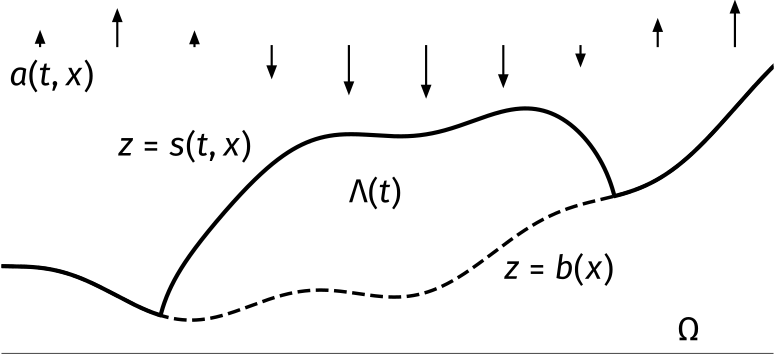

Generate this figure with Python:
#!/usr/bin/env python3

# generates stokesdomain.pdf:  Stokes domain Lambda(t) inside Omega, with
# surface z=s(t,x), bed z=b(x), and climate a(t,x)
# labels are typeset by lualatex in Fira Sans/Fira Math to match the slides
# adapted from glacier-fe-estimate/talk/UW26/figs/stokesdomainusual.py

import numpy as np
import matplotlib
matplotlib.use("pgf")
import matplotlib.pyplot as plt

plt.rcParams.update({
    "pgf.texsystem": "lualatex",
    "pgf.rcfonts": False,
    "font.family": "sans-serif",
    "pgf.preamble": "\n".join([
        r"\usepackage{unicode-math}",
        r"\setsansfont{Fira Sans Book}",
        r"\setmainfont{Fira Sans Book}",
        r"\setmathfont{Fira Math}",
    ]),
})

bigfsize = 24.0

def genbasicfig(xshift=0.0, icefrees=True):
    x = np.linspace(0.0,10.0,1001)
    # bed elevation
    b = 0.07*(x-3.0)**2 + 0.2*np.sin(2.0*x) - 0.1
    plt.plot(x + xshift, b, 'k--', lw=2.5)
    # current thickness
    h0 = 3.0
    L = 3.0
    firstshape = h0*(-0.2 + np.sqrt(np.maximum(0.0,1.0 - (x-5)**2/L**2)))
    thk = np.maximum(0.0, firstshape)
    # surface
    xx = x + xshift
    s = b + thk
    offset = 0.0  # ice-free surface lies exactly on the bed
    if icefrees:
        plt.plot(xx, s + offset, 'k', lw=3.0)
    else:
        plt.plot(xx[thk > 0], s[thk > 0] + 0.1 * offset, 'k', lw=3.0)
    return xx, s, b

def drawclimate(x,s):
    plt.text(x[10], s[10]+2.7, r'$a(t,x)$', fontsize=bigfsize, color='k')
    for j in range(10):
        xarr = x[50+100*j]
        if j>0:
            magarr = 0.6*np.sin(np.pi/2 + 0.6*xarr)
        else:
            magarr = 0.05
        plt.arrow(xarr, s.max()+0.3, 0.0, magarr,
                  lw=1.5, head_width=0.1, color='k')

plt.figure(figsize=(10,4.6))
x, s, b = genbasicfig()
plt.text(x[550] - 1.0, b[600] + 0.4 * s[600], r'$\Lambda(t)$',
         fontsize=bigfsize, color='k')
drawclimate(x,s)
plt.text(x[150], s[300] + 0.7, r'$z=s(t,x)$', fontsize=bigfsize, color='k')
plt.text(x[650], b[650] - 0.5, r'$z=b(x)$', fontsize=bigfsize, color='k')
yR = min(b) - 0.5
plt.plot([min(x),max(x)],[yR,yR],color='k',lw=1.0,clip_on=False)  # bottom of Omega
plt.text(x[875], yR+0.2, r'$\Omega$', fontsize=bigfsize, color='k')
plt.axis([0.0,10.0,yR,4.5])
plt.axis('off')
print('writing file stokesdomain.pdf')
plt.savefig('stokesdomain.pdf', bbox_inches='tight', pad_inches=0.0, transparent=True)
